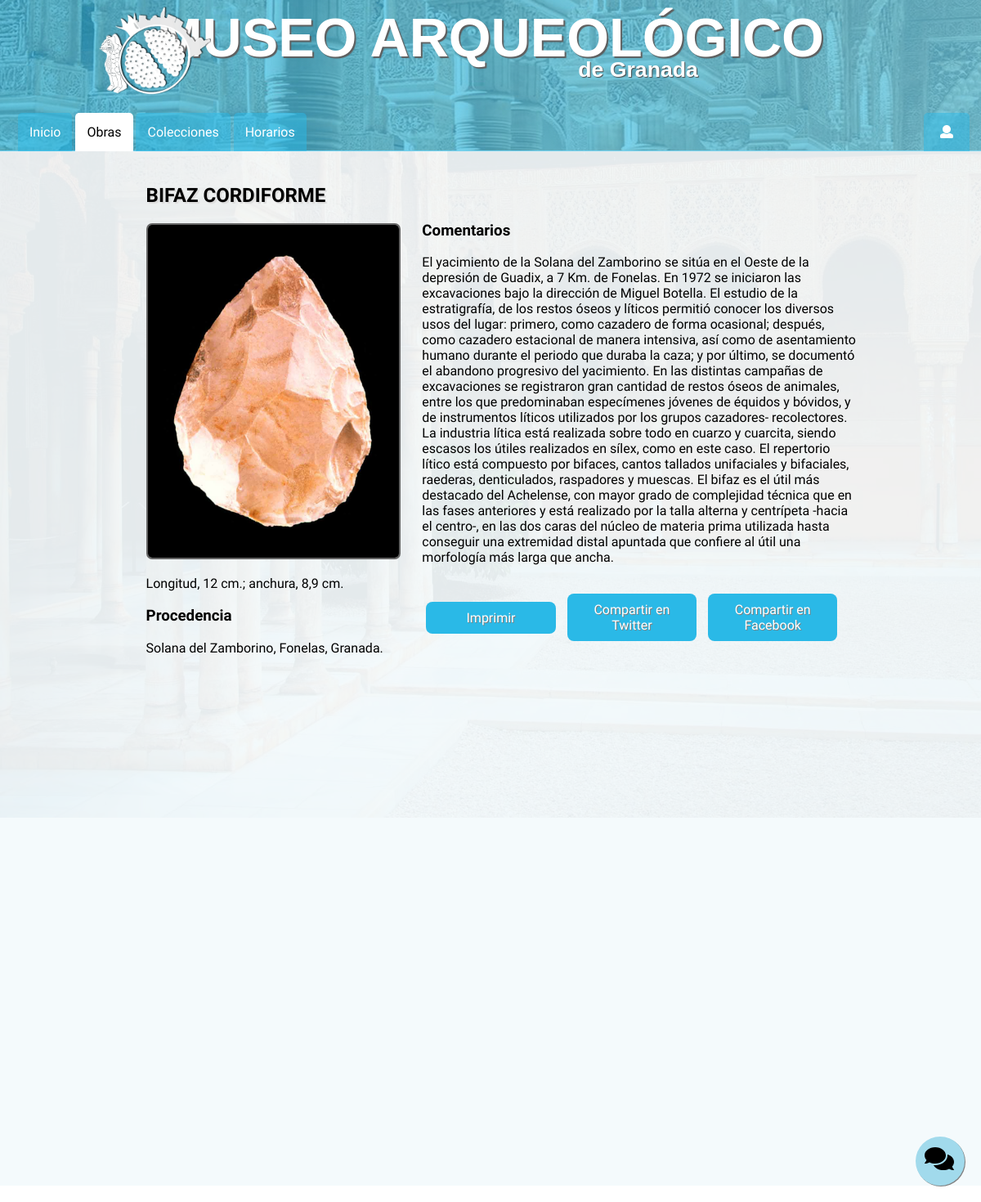
Before: /obra.php?id=2 with the older database file.
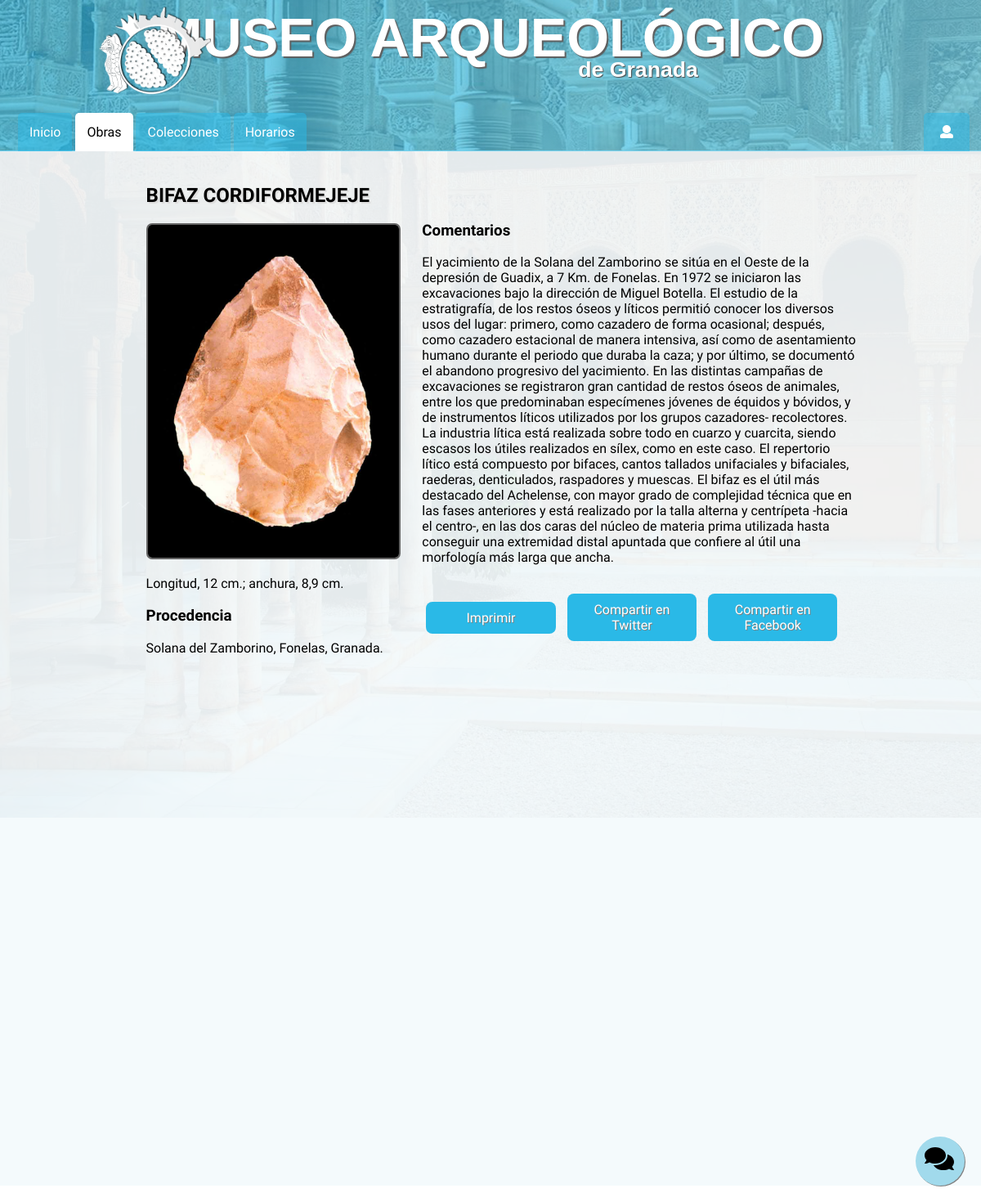
After: the same page with the newer database file.
### tables this page shows
CREATE TABLE `obras` (
  `Nombre` varchar(50) DEFAULT NULL COMMENT 'nombre de la obra',
  `id` int(10) UNSIGNED NOT NULL,
  `fecha` varchar(100) DEFAULT NULL,
  `dimensiones` varchar(75) DEFAULT NULL,
  `procedencia` varchar(50) DEFAULT NULL,
  `comentario` text,
  `imagen` text NOT NULL,
  `video` varchar(200) DEFAULT 'https://www.youtube.com/embed/dQw4w9WgXcQ'
);

### modules/contenido_obra.php (the view, shortened to what this page needs)
    <a onclick="mostrarComentarios" class="btn_comentarios" id="boton_comentarios">
         <i id="icono_boton" class="fas fa-comments fa-2x"></i>
    </a>
<article class="obra">
        <div class="fondo_obra">
            <div class="obra">
                <?php if ($nombre != "") { ?>
                    <h1><?php echo $nombre; ?></h1>
                    <div class="imagen">
                        <img <?php echo "src='".$imagen."'" ?>>
                        <?php echo $dimensiones; ?>
                        <?php if ($procedencia != "") { ?>
                            <h3>Procedencia</h3>
                        <?php echo $procedencia;} ?><br>
                        <?php if($procedencia != "") { ?>
                    </div>
                    <div class="texto"><br>
                        <h3>Comentarios</h3>
                        <?php echo $comentario; } ?>
                        <div class="botones">
                            <a class="boton" href="obra_imprimir.html">Imprimir</a>
                            <a class="boton" href=""
                                onclick="window.open('modules/twitter.php?n=<?php echo $nombre; ?>&img=<?php echo $imagen ?>', 'Twitter', 'width=500,height=400')">
                                Compartir en Twitter</a>
                            <a class="boton" href=""
                                onclick="window.open('modules/facebook.php?n=<?php echo $nombre; ?>&img=<?php echo $imagen ?>', 'Facebook', 'width=500,height=400')">
                                Compartir en Facebook</a>
                        </div>
                    </div>
                <?php } else echo "<h1>No existe esa obra</h1>"; ?>
            </div>
        </div>
      </article>

Changed rows visible on the page:
changed obras "Longitud, 12 cm.; anchura, 8,9 cm.": Nombre "BIFAZ CORDIFORME" → "BIFAZ CORDIFORMEJEJE"
